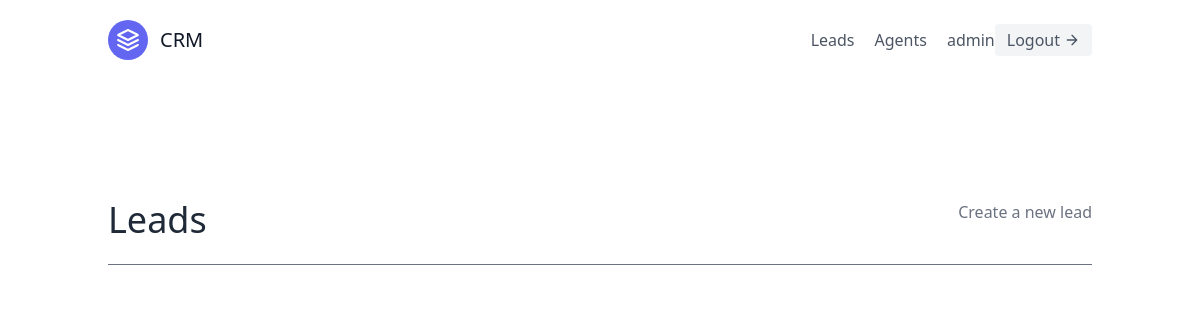
/leads/ (signed in), run on an earlier commit of the app's database.
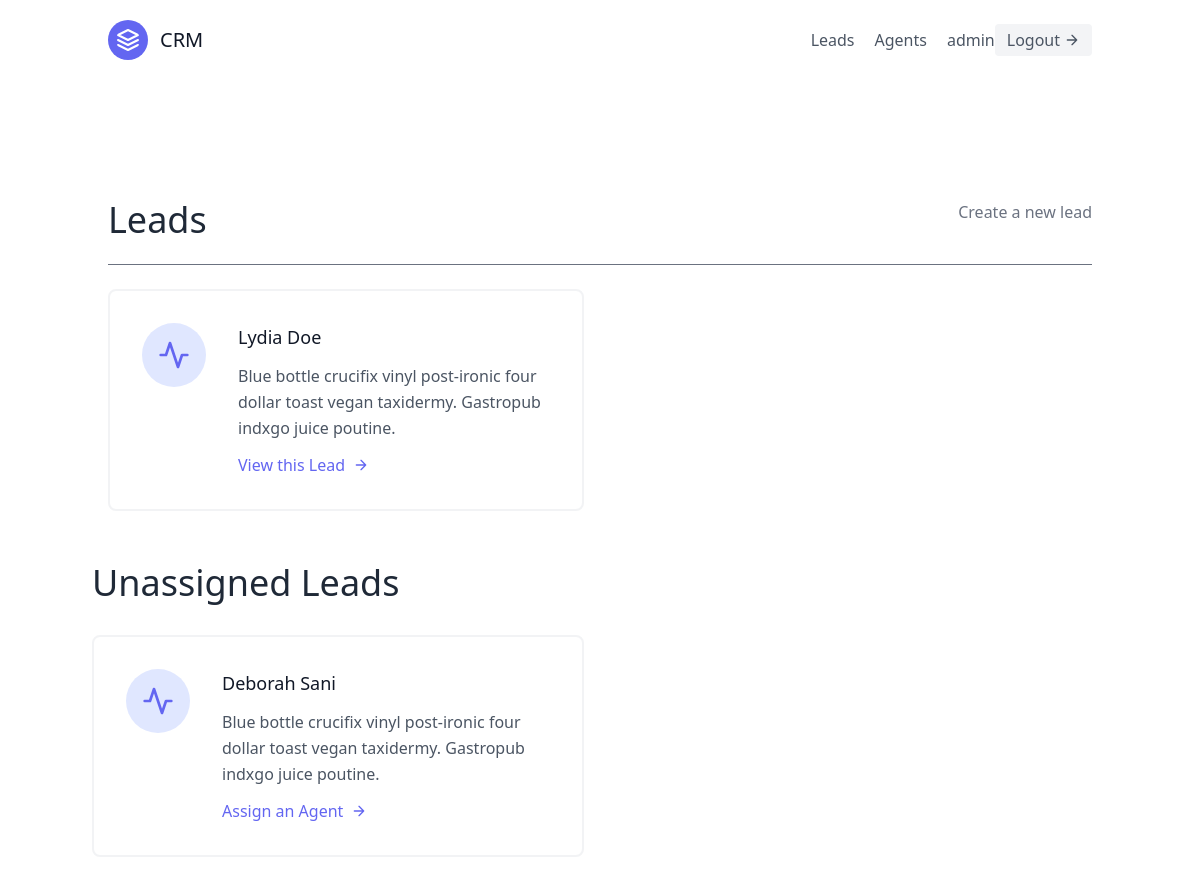
And on a later commit of the database.
### leads/models.py (models this page shows, shortened)
class Lead(models.Model):
    first_name = models.CharField(max_length=40)
    last_name = models.CharField(max_length=30)
    age = models.IntegerField(default=0)
    organisation = models.ForeignKey(UserProfile, on_delete=models.CASCADE)
    agent = models.ForeignKey("Agent",null=True, blank=True, on_delete=models.SET_NULL)
    category = models.ForeignKey("Category",null=True, blank=True, on_delete=models.SET_NULL)

### leads/views.py (the view)
# urls.py: path('', LeadListView.as_view(), name='lead-list'),
class LeadListView(LoginRequiredMixin, generic.ListView):
    template_name = "leads/lead_list.html"
    queryset = Lead.objects.all()
    context_object_name = "leads"
    def get_queryset(self):
        user = self.request.user
        if user.is_organisor:
            queryset = Lead.objects.filter(organisation=user.userprofile, agent__isnull = False)
        else:
            queryset = Lead.objects.filter(organisation=user.agent.organisation, agent__isnull = False)
            queryset=queryset.filter(agent__user=user)
        return queryset
    def get_context_data(self, **kwargs):
        user = self.request.user
        context = super(LeadListView, self).get_context_data(**kwargs)
        if user.is_organisor:
            queryset = Lead.objects.filter(organisation=user.userprofile, agent__isnull = True)
            context.update({
                "unassigned_leads": queryset
            })
        return context

### leads/templates/leads/lead_list.html
{% extends "base.html" %}
  {% block content %}
  <section class="text-gray-600 body-font">
    <div class="container px-5 py-24 mx-auto flex flex-wrap">
      <div class="w-full mb-6 py-6 flex justify-between item-center border-b border-gray-500">
      <div>
        <h1 class="text-4xl text-gray-800">Leads</h1>
      </div>
      {% if request.user.is_organisor %}
      <div>
        <a class="text-gray-500 hover:text-blue-800" href="{% url 'leads:lead-create' %}">Create a new lead</a>
      </div>
      {% endif %}
      </div>
      <div class="flex flex-wrap -m-4">
        {% for lead in leads %}
        <div class="p-4 lg:w-1/2 md:w-full">
          <div class="flex border-2 rounded-lg border-gray-200 border-opacity-50 p-8 sm:flex-row flex-col">
            <div class="w-16 h-16 sm:mr-8 sm:mb-0 mb-4 inline-flex items-center justify-center rounded-full bg-indigo-100 text-indigo-500 flex-shrink-0">
              <svg fill="none" stroke="currentColor" stroke-linecap="round" stroke-linejoin="round" stroke-width="2" class="w-8 h-8" viewBox="0 0 24 24">
                <path d="M22 12h-4l-3 9L9 3l-3 9H2"></path>
              </svg>
            </div>
            <div class="flex-grow">
              <h2 class="text-gray-900 text-lg title-font font-medium mb-3">{{lead.first_name}} {{lead.last_name}}</h2>
              <p class="leading-relaxed text-base">Blue bottle crucifix vinyl post-ironic four dollar toast vegan taxidermy. Gastropub indxgo juice poutine.</p>
              <a href="{% url 'leads:lead-detail' lead.pk %}" class="mt-3 text-indigo-500 inline-flex items-center">View this Lead
                <svg fill="none" stroke="currentColor" stroke-linecap="round" stroke-linejoin="round" stroke-width="2" class="w-4 h-4 ml-2" viewBox="0 0 24 24">
                  <path d="M5 12h14M12 5l7 7-7 7"></path>
                </svg>
              </a>
            </div>
          </div>
        </div>
        {% endfor %}
        {% if unassigned_leads.exists %}
          <div class="mt-5 flex flex-wrap -m-4">
            {% for lead in unassigned_leads %}
            <div class="p-4 w-full">
              <h1 class="text-4xl text-gray-800">Unassigned Leads</h1>
            </div>
            <div class="p-4 lg:w-1/2 md:w-full">
            <div class="flex border-2 rounded-lg border-gray-200 border-opacity-50 p-8 sm:flex-row flex-col">
            <div class="w-16 h-16 sm:mr-8 sm:mb-0 mb-4 inline-flex items-center justify-center rounded-full bg-indigo-100 text-indigo-500 flex-shrink-0">
              <svg fill="none" stroke="currentColor" stroke-linecap="round" stroke-linejoin="round" stroke-width="2" class="w-8 h-8" viewBox="0 0 24 24">
                <path d="M22 12h-4l-3 9L9 3l-3 9H2"></path>
              </svg>
            </div>
            <div class="flex-grow">
              <h2 class="text-gray-900 text-lg title-font font-medium mb-3">{{lead.first_name}} {{lead.last_name}}</h2>
              <p class="leading-relaxed text-base">Blue bottle crucifix vinyl post-ironic four dollar toast vegan taxidermy. Gastropub indxgo juice poutine.</p>
              <a href="{% url 'leads:assign-agent' lead.pk %}" class="mt-3 text-indigo-500 inline-flex items-center">Assign an Agent
                <svg fill="none" stroke="currentColor" stroke-linecap="round" stroke-linejoin="round" stroke-width="2" class="w-4 h-4 ml-2" viewBox="0 0 24 24">
                  <path d="M5 12h14M12 5l7 7-7 7"></path>
                </svg>
              </a>
            </div>
          </div>
        </div>
        {% endfor %}
          </div>
        {% endif %}
      </div>
    </div>
  </section>
  {% endblock content%}

What changed in the data, as far as the page shows it:
added Lead: first_name "Lydia", last_name "Doe", shown under "Leads"
added Lead: first_name "Deborah", last_name "Sani"
